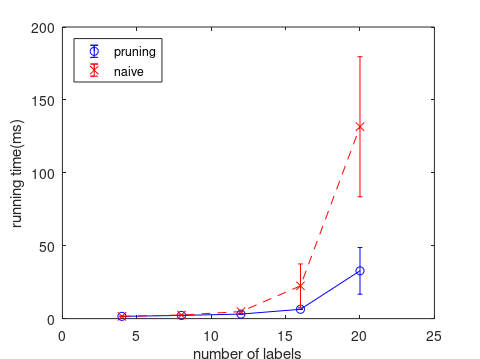
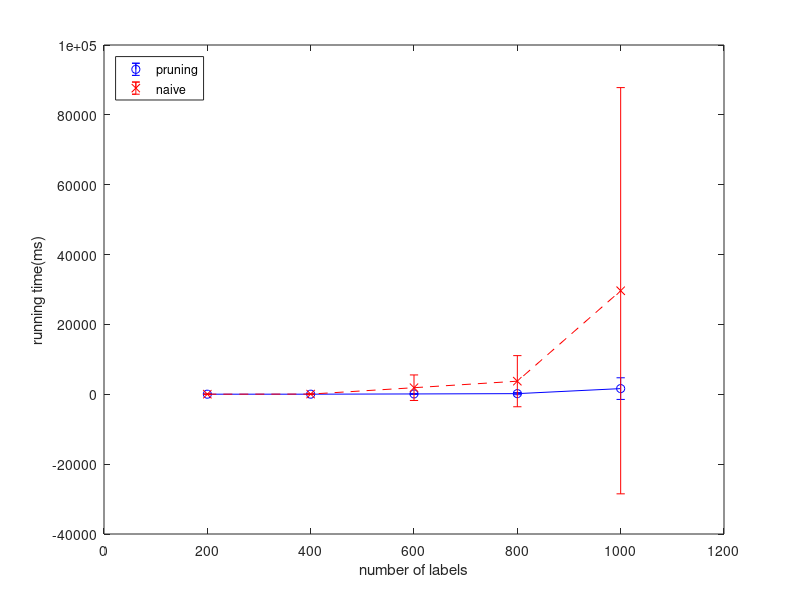

Source code (MATLAB) for these figures, in order:
x_width=3.2;
y_width=2.4;
clf;
set(gcf, 'PaperPosition', [1 1 x_width*1.5 y_width*1.5]); %

% Facebook Dataset
x_FB = [4 8 12 16 20];
y_FB_prune = [0 0 0 0 16 0 0 0 0 0 0 0 0 0 15 0 0 0 0 0 0 0 0 16 0 0 0 0 0 0 0 0 0 15 0 0 0 0 0 0 0 0 0 0 16 0 0 0 0 0 0 0 0 0 16 0 0 0 0 0 0 0 0 0 0 15 0 0 0 0 0 0 0 0 16 0 0 0 0 0 0 0 0 15 0 0 0 0 0 0 0 0 0 16 0 0 0 0 0 0 ;
16 0 0 0 0 0 0 16 0 0 0 0 0 15 0 0 0 0 0 0 16 0 0 0 0 0 0 15 0 0 0 0 0 16 0 0 0 0 0 0 0 16 0 0 0 0 0 0 0 15 0 0 0 0 0 0 0 16 0 0 0 0 0 0 0 15 0 0 0 0 0 0 16 0 0 0 0 0 0 0 16 0 0 0 0 0 0 15 0 0 0 0 0 0 0 16 0 0 0 0 ;
16 0 0 0 0 16 0 0 0 15 0 0 0 16 0 0 0 0 15 0 0 0 0 16 0 0 0 16 0 0 0 0 15 0 0 0 0 16 0 0 0 0 0 15 0 0 0 0 16 0 0 0 0 0 16 0 0 0 0 0 0 15 0 0 0 16 0 0 0 0 15 0 0 0 0 0 16 0 0 0 0 16 0 0 0 0 15 0 0 0 16 0 0 0 0 0 15 0 0 0 ;
16 0 0 16 0 15 0 16 0 31 16 0 0 15 0 0 16 0 0 15 16 0 0 16 0 15 16 0 0 15 0 16 0 0 16 0 0 15 0 0 16 0 0 0 15 0 0 16 0 0 0 16 0 0 0 0 15 0 0 16 0 0 0 0 15 16 0 16 0 0 15 0 16 0 0 0 15 16 16 0 0 15 0 16 0 0 0 15 0 0 16 0 0 16 15 16 0 15 0 16 ;
47 15 0 16 62 63 15 47 16 218 63 15 47 16 0 0 78 0 62 62 47 31 16 0 47 78 63 0 47 62 63 31 62 16 0 78 0 16 0 46 16 31 0 0 16 15 0 0 16 16 0 15 31 0 0 0 16 0 16 15 0 16 0 0 95 63 31 0 47 15 0 63 31 0 16 0 15 281 31 0 47 47 15 47 0 16 31 16 0 78 46 0 16 0 296 63 0 62 31 16 ;
];
y_FB = [
    0 0 16 0 0 0 0 0 0 0 0 16 0 0 0 0 0 0 0 0 15 0 0 0 0 0 0 0 0 0 16 0 0 0 0 0 0 0 0 0 15 0 0 0 0 0 0 0 0 0 16 0 0 0 0 0 0 0 0 0 16 0 0 0 0 0 0 0 0 0 15 0 0 0 0 0 0 0 0 0 16 0 0 0 0 0 0 0 0 0 15 0 0 0 0 0 0 0 0 0 ;
0 16 0 0 0 0 0 16 0 0 0 0 0 15 0 0 0 0 0 0 16 0 0 0 0 15 0 0 0 0 0 0 16 0 0 0 0 0 16 0 0 0 0 0 0 15 0 0 0 0 0 0 16 0 0 0 0 0 0 0 15 0 0 0 0 0 16 0 0 0 0 0 0 16 0 0 0 0 0 0 15 0 0 0 0 0 16 0 0 0 0 0 0 15 0 0 0 0 16 0 ;
16 0 0 16 0 15 0 0 16 0 15 0 0 0 16 0 0 0 16 0 15 0 0 16 0 0 15 0 0 16 0 16 0 0 0 15 0 0 16 0 0 15 0 0 0 16 0 0 0 16 0 0 0 0 15 0 0 0 0 16 0 0 0 0 15 0 16 0 0 16 0 0 15 0 0 0 16 0 0 0 15 0 16 0 0 0 16 0 0 15 16 0 0 0 15 0 0 16 0 0 ;
47 16 0 15 47 31 16 31 31 63 32 16 46 0 16 16 15 1 47 47 16 31 16 31 31 47 31 0 47 31 31 16 47 15 16 47 0 15 16 47 15 31 0 0 32 15 0 16 15 16 0 31 31 0 0 0 16 16 15 16 0 15 0 0 47 47 16 0 31 31 0 31 16 15 16 0 31 78 0 0 31 47 16 31 16 0 46 0 32 46 47 0 16 0 78 31 16 31 47 15 ;
359 78 0 47 296 250 78 234 78 499 205 62 297 31 62 0 203 16 296 237 141 171 78 47 343 250 234 31 328 298 234 47 296 63 15 297 31 47 31 327 63 109 16 15 94 62 16 0 93 63 0 47 109 15 0 0 63 31 62 32 0 62 16 0 234 280 94 0 250 78 0 234 93 31 63 0 62 642 47 0 171 343 78 299 15 16 343 31 47 312 343 63 0 15 640 140 63 265 187 78 ;
];

%figure;
errorbar(x_FB, mean(y_FB_prune, 2), mad(y_FB_prune, 1, 2), '-ob');
hold on;
errorbar(x_FB, mean(y_FB, 2), mad(y_FB, 1, 2), '--xr');
xlabel('number of labels');
ylabel('running time(ms)');
legend('pruning', 'naive', 'Location', 'northwest');
saveas(gcf, 'FB', 'epsc');


clf;
set(gcf, 'PaperPosition', [1 1 x_width*1.5 y_width*1.5]); %

% DBLP Dataset
x_DBLP = [200 400 600 800 1000];
y_DBLP_prune = [
43 40 91 1 42 91 40 1 5 1 41 39 94 92 41 2 41 2 90 2 2 6 39 2 1 50 41 1 42 44 1 1 39 94 1 1 1 6 2 1 90 9 1 40 1 44 1 3 90 41 40 1 1 39 91 6 1 0 41 92 2 5 2 0 90 2 1 39 41 23 1 1 39 90 1 1 1 39 1 1 47 1 3 90 1 1 90 43 5 1 1 1 89 2 90 9 5 1 90 41 ;
43 40 96 1 43 92 40 1 5 1 40 40 94 90 39 3 40 1 89 2 2 6 39 1 1 113 44 1 41 45 1 1 40 93 2 1 0 7 1 1 92 9 1 40 1 44 1 3 91 39 40 2 1 39 91 5 2 0 41 92 1 7 1 1 90 2 1 39 41 163 10 1 42 92 2 1 1 38 2 1 45 2 2 90 1 1 91 42 5 1 1 1 90 2 89 10 5 1 90 41 ;
42 40 94 2 43 93 40 1 5 1 41 40 94 90 39 2 40 2 89 2 2 6 39 1 1 6272 492 2 41 43 1 1 39 94 1 1 1 6 2 1 91 9 1 41 1 49 2 2 92 39 40 2 1 39 91 6 1 1 40 94 1 7 2 1 91 1 1 38 40 343 20 1 41 92 2 1 1 39 1 1 47 1 2 90 1 1 92 43 6 1 1 1 91 1 90 10 6 1 90 40 ;
42 40 89 2 42 90 40 1 6 2 40 41 96 91 40 3 41 2 90 1 2 7 39 1 1 13954 1001 1 42 43 2 1 38 95 1 1 1 6 2 0 90 9 1 40 2 48 1 3 91 39 40 1 1 40 90 6 1 1 39 93 1 7 1 1 89 2 1 39 40 875 52 1 41 91 2 1 1 39 1 1 47 1 2 90 2 1 92 43 5 1 1 2 90 1 92 11 6 1 90 41 ;
43 46 91 1 44 91 49 1 6 1 40 41 95 91 40 2 41 1 90 1 2 7 39 2 0 143017 13360 3 42 44 2 1 40 97 1 2 1 6 2 1 91 10 1 41 1 50 1 3 94 40 41 1 1 41 91 7 1 1 41 94 1 7 1 1 93 1 1 40 40 3425 214 1 43 92 1 1 1 41 2 1 47 1 2 91 2 1 92 44 5 1 1 2 91 2 95 11 7 1 90 42 ;
];
y_DBLP = [
45 38 91 1 43 87 37 2 4 1 38 37 92 87 38 3 39 1 88 1 2 5 37 1 1 278 40 2 39 43 1 1 38 92 1 1 1 5 1 1 89 7 1 38 2 46 1 2 89 38 39 1 1 38 89 4 1 1 38 90 1 5 2 1 87 2 1 37 38 25 1 1 38 88 1 1 1 37 2 1 52 1 2 88 1 1 88 42 4 1 1 1 88 2 88 8 4 1 88 39 ;
41 38 95 2 44 89 38 2 4 1 38 38 92 87 38 2 39 1 87 1 2 5 36 2 1 3084 46 1 40 43 1 1 38 92 1 1 1 5 2 1 88 8 1 39 1 62 1 2 88 38 38 1 1 38 89 4 1 1 38 91 1 6 1 1 87 2 1 38 39 222 7 1 39 90 1 1 1 39 1 1 53 1 2 89 1 1 89 41 5 1 1 1 88 2 88 8 4 1 90 40 ;
44 39 90 1 45 89 38 1 5 1 38 38 92 88 37 3 38 2 87 2 1 6 37 1 1 184613 534 1 40 42 1 1 38 93 1 1 1 4 2 1 88 8 1 38 1 331 2 2 89 37 39 1 1 38 87 5 1 1 37 90 1 6 1 1 87 1 1 37 38 479 22 1 40 89 2 1 1 38 1 1 53 2 2 89 1 1 90 41 5 1 1 1 89 1 89 8 4 1 89 40 ;
42 43 94 1 51 92 37 1 5 1 38 39 94 88 37 2 39 1 88 1 2 5 37 1 1 369719 1101 1 40 43 2 0 37 96 1 1 1 5 1 1 88 8 2 38 1 330 2 2 89 38 38 1 1 38 87 5 1 1 37 90 1 6 1 1 87 2 1 37 38 1160 53 1 39 89 1 1 2 38 1 1 62 1 2 87 2 1 88 43 4 1 1 2 87 1 89 8 5 1 88 39 ;
41 42 89 2 44 89 37 2 4 1 39 40 95 87 38 2 39 1 87 1 2 5 39 1 1 2937232 20725 3 42 44 1 1 39 98 1 1 1 5 2 1 89 8 1 40 1 333 2 2 94 39 40 1 1 40 89 6 1 1 39 91 2 6 1 1 90 1 1 38 40 4074 238 1 41 91 1 1 1 39 1 1 63 2 2 90 1 1 92 45 5 1 1 1 90 1 91 9 5 1 89 41 ;
];

figure;
errorbar(x_DBLP, mean(y_DBLP_prune, 2), mad(y_DBLP_prune, 0, 2), '-ob');
hold on;
errorbar(x_DBLP, mean(y_DBLP, 2), mad(y_DBLP, 0, 2), '--xr');
xlabel('number of labels');
ylabel('running time(ms)');
legend('pruning', 'naive', 'Location', 'northwest');
saveas(gcf, 'DBLP', 'epsc');

